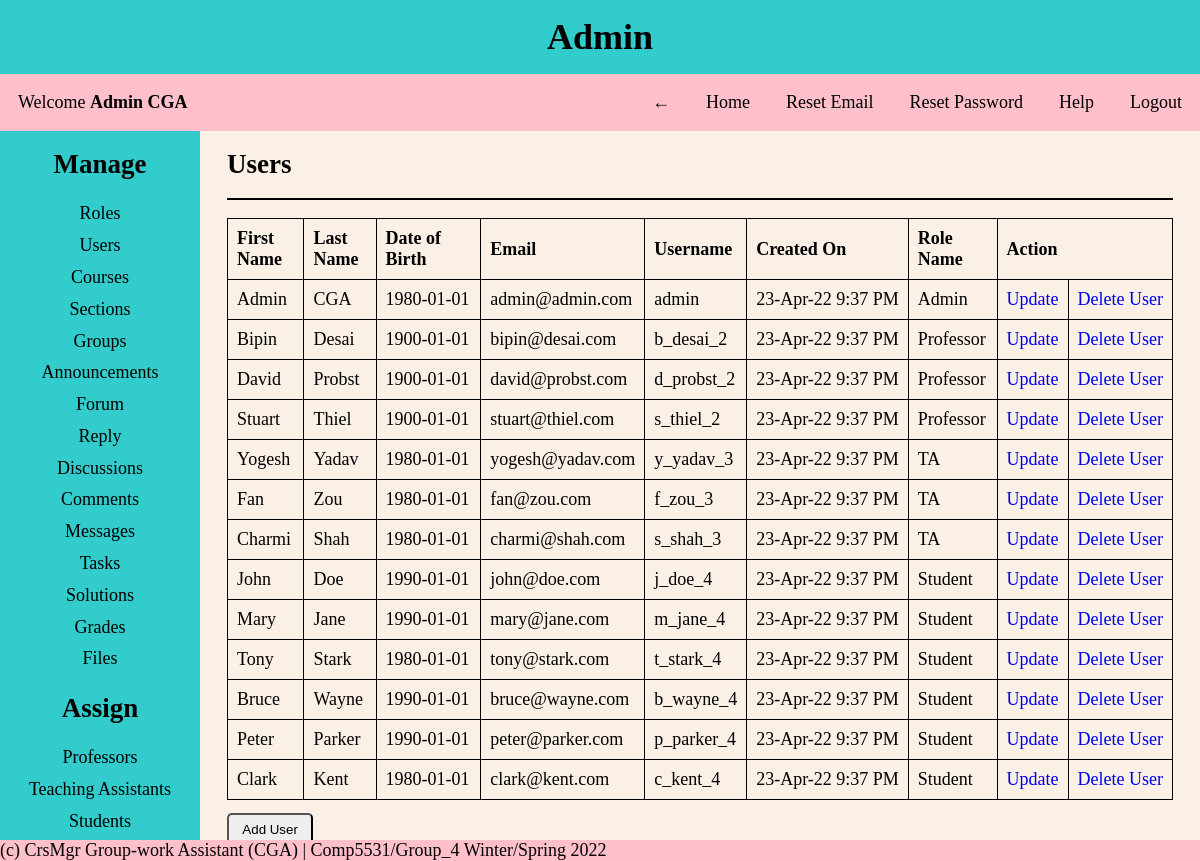
The app's page /pages/admin.php?page=users (signed in) with its own data.
### tables this page shows
CREATE TABLE Users
(
  user_id INT NOT NULL AUTO_INCREMENT PRIMARY KEY,
  first_name VARCHAR(30) NOT NULL,
  last_name VARCHAR(30) NOT NULL,
  dob DATE NOT NULL,
  email VARCHAR(30) NOT NULL UNIQUE,
  username VARCHAR(30) NOT NULL UNIQUE,
  password VARCHAR(30) NOT NULL,
  created_on DATETIME DEFAULT CURRENT_TIMESTAMP,
  first_login TINYINT NOT NULL,
  role_id INT NOT NULL,
  FOREIGN KEY (role_id) REFERENCES Roles(role_id)
);

CREATE TABLE Roles
(
  role_id INT NOT NULL AUTO_INCREMENT PRIMARY KEY,
  role_name VARCHAR(30) NOT NULL UNIQUE,
  role_description VARCHAR(255) NOT NULL
);

### helper/functions.php (called while the page is built, shortened)
<?php
function isAdmin()
{
    if (isset($_SESSION['role_id']) && $_SESSION['role_id'] == 1) {
        return true;
    }
    return false;
}
function date_convert($date)
{
    $date = strtotime($date);
    return date('d-M-y g:i A', $date);
}

### CRUD/users.php (the view, shortened to what this page needs)
<div class="content-body">
    <?php
    $query = "SELECT * FROM users as u JOIN roles as r ON u.role_id = r.role_id ORDER BY user_id ASC";
    $results = mysqli_query($conn, $query);
    ?>
    <h2>Users</h2>
    <hr>
    <table>
        <thead>
            <tr>
                <th>First Name</th>
                <th>Last Name</th>
                <th>Date of Birth</th>
                <th>Email</th>
                <th>Username</th>
                <th>Created On</th>
                <th>Role Name</th>
                <?php isAdmin() ? print '<th colspan="2">Action</th>' : '' ?>
            </tr>
        </thead>
        <tbody>
            <?php
            foreach ($results as $users) {
                $user_id = $users['user_id'];
                $first_name = $users['first_name'];
                $last_name = $users['last_name'];
                $dob = $users['dob'];
                $email = $users['email'];
                $username = $users['username'];
                $created_on = date_convert($users['created_on']);
                $role_name = $users['role_name'];
                $role_id = $users['role_id'];
            ?>
                <tr>
                    <td><?= $first_name ?></td>
                    <td><?= $last_name ?></td>
                    <td><?= $dob ?></td>
                    <td><?= $email ?></td>
                    <td><?= $username ?></td>
                    <td><?= $created_on ?></td>
                    <td><?= $role_name ?></td>
                    <?php if (isAdmin()) {
                        echo '<td><a href="?page=users&update_view=true&update_id=' . $user_id . '">Update</a></td>';
                        echo "<td><a href='?page=users&delete_id=" . $user_id . "&role_id=" . $role_id . "' onclick='return confirm(&quot;Are you sure you want to delete? &quot;)'>Delete User</a></td>";
                    } ?>
                </tr>
            <?php
            }
            ?>
        </tbody>
    </table>
    <?php if (isAdmin()) { ?>
        <a href="?page=users&add_view=true">
            <button>Add User</button>
        </a>
    <?php } ?>
</div>

### includes/header.php (shortened to what this page needs)
<?php
require_once('../helper/functions.php');
$name = $_SESSION['name'];
$role_name = $_SESSION['role_name'];
?>
<!DOCTYPE html>
<html lang="en">
<head>
    <link rel="stylesheet" href="../styles/style.css">
</head>
<body>
    <header>
        <div class="title-bar">
            <h1><?= $role_name ?></h1>
            <nav>
                <p>Welcome <b><?= $name ?></b></p>
                <ul>
                    <li><a href="javascript:history.go(-1)">&larr;</a></li>
                    <li><a href="?page=home">Home</a></li>
                    <li><a href="../auth/reset-email.php">Reset Email</a></li>
                    <li><a href="../auth/reset-password.php">Reset Password</a></li>
                    <li><a href="?page=help">Help</a></li>
                    <li><a href="../auth/logout.php">Logout</a></li>
                </ul>
            </nav>
        </div>
    </header>

### pages/admin.php (shortened to what this page needs)
<?php require("../includes/header.php"); ?>
<main>
    <div class="main-body">
        <section>
            <div class="col-left">
                <div class="main-menu">
                    <h2>Manage</h2>
                    <ul class="menu-list">
                        <li><a href="?page=roles">Roles</a></li>
                        <li><a href="?page=users">Users</a></li>
                        <li><a href="?page=courses">Courses</a></li>
                        <li><a href="?page=sections">Sections</a></li>
                        <li><a href="?page=groups">Groups</a></li>
                        <li><a href="?page=announcements">Announcements</a></li>
                        <li><a href="?page=forums">Forum</a></li>
                        <li><a href="?page=reply">Reply</a></li>
                        <li><a href="?page=discussions">Discussions</a></li>
                        <li><a href="?page=comments">Comments</a></li>
                        <li><a href="?page=messages">Messages</a></li>
                        <li><a href="?page=task">Tasks</a></li>
                        <li><a href="?page=solution">Solutions</a></li>
                        <li><a href="?page=grades">Grades</a></li>
                        <li><a href="?page=files">Files</a></li>
                    </ul>
                    <h2>Assign</h2>
                    <ul class="menu-list">
                        <li><a href="?page=assign-professors">Professors</a></li>
                        <li><a href="?page=assign-tas">Teaching Assistants</a></li>
                        <li><a href="?page=assign-students">Students</a></li>
                        <li><a href="?page=assign-group">Group Members</a></li>
                    </ul>
                </div>
            </div>
        </section>
        <section>
            <div class="col-right">
                <?php
                if (isset($_GET['page'])) {
                    $page = $_GET['page'];
                    if (file_exists("../CRUD/" . $page . ".php")) {
                        include("../CRUD/" . $page . ".php");
                    }
                } else {
                    include("../includes/home.php");
                }
                ?>
            </div>
        </section>
    </div>
</main>
<?php require("../includes/footer.php"); ?>

### includes/footer.php (shortened to what this page needs)
<footer>
    <p> (c) CrsMgr Group-work Assistant (CGA) | Comp5531/Group_4 Winter/Spring 2022</p>
</footer>
</body>
</html>

### styles/style.css (style rules this page uses)
* { margin: 0; padding: 0; box-sizing: border-box; }
body { background-color: #faf0e6; font-family: 'Times New Roman', Times, serif; font-size: large; }
li { list-style-type: none; overflow-wrap: break-word; }
a { text-decoration: none; }
header h1 { background: #33cccc; padding: 1rem 0.5rem; text-align: center; font-weight: bolder; }
nav { display: flex; align-items: center; justify-content: space-between; background-color: #ffc0cb; }
nav p { padding: 0 1em; }
nav ul { display: flex; flex-wrap: wrap; }
nav li { list-style-type: none; padding: 1em; }
nav li a { text-decoration: none; color: black; }
.main-body { display: grid; }
section { text-align: center; }
.col-left { overflow: hidden; background-color: #33cccc; padding: 1em 0; height: 84vh; }
hr { border: 1px solid black; margin: 1em 0; }
.main-menu ul { list-style-type: none; }
.menu-list { padding: 1em 0; }
.menu-list li { padding: 0.3em 0; }
.menu-list a { text-decoration: none; color: black; }
.col-right { overflow-y: scroll; text-align: left; padding: 1em; height: 84vh; }
.content-body { padding: 0 0.5em; text-align: left; }
table, th, td { border: 1px solid; border-collapse: collapse; text-align: left; padding: 0.5em; }
td { max-width: 250px; overflow: hidden; text-overflow: ellipsis; white-space: nowrap; }
button { padding: 0.5em 1em; border-radius: 5px; margin: 1em 0 auto; }
footer p { background-color: #ffc0cb; position: fixed; bottom: 0px; width: 100%; }
@media only screen and (min-width: 480px) { .main-body { grid-template-columns: 2fr 4fr; } }
@media only screen and (min-width: 768px) { .main-body { grid-template-columns: 1fr 4fr; } }
@media only screen and (min-width: 1024px) { .main-body { grid-template-columns: 1fr 5fr; } }
@media only screen and (max-height: 900px) { .col-left { overflow-y: scroll; } }

### records on screen
users: first_name "Admin", last_name "CGA", dob "1980-01-01", email "admin@admin.com", username "admin", created_on "23-Apr-22 9:37 PM", role.role_name "Admin"
users: first_name "Bipin", last_name "Desai", dob "1900-01-01", email "bipin@desai.com", username "b_desai_2", created_on "23-Apr-22 9:37 PM", role.role_name "Professor"
users: first_name "David", last_name "Probst", dob "1900-01-01", email "david@probst.com", username "d_probst_2", created_on "23-Apr-22 9:37 PM", role.role_name "Professor"
users: first_name "Stuart", last_name "Thiel", dob "1900-01-01", email "stuart@thiel.com", username "s_thiel_2", created_on "23-Apr-22 9:37 PM", role.role_name "Professor"
users: first_name "Yogesh", last_name "Yadav", dob "1980-01-01", email "yogesh@yadav.com", username "y_yadav_3", created_on "23-Apr-22 9:37 PM", role.role_name "TA"
users: first_name "Fan", last_name "Zou", dob "1980-01-01", email "fan@zou.com", username "f_zou_3", created_on "23-Apr-22 9:37 PM", role.role_name "TA"
users: first_name "Charmi", last_name "Shah", dob "1980-01-01", email "charmi@shah.com", username "s_shah_3", created_on "23-Apr-22 9:37 PM", role.role_name "TA"
users: first_name "John", last_name "Doe", dob "1990-01-01", email "john@doe.com", username "j_doe_4", created_on "23-Apr-22 9:37 PM", role.role_name "Student"
users: first_name "Mary", last_name "Jane", dob "1990-01-01", email "mary@jane.com", username "m_jane_4", created_on "23-Apr-22 9:37 PM", role.role_name "Student"
users: first_name "Tony", last_name "Stark", dob "1980-01-01", email "tony@stark.com", username "t_stark_4", created_on "23-Apr-22 9:37 PM", role.role_name "Student"
users: first_name "Bruce", last_name "Wayne", dob "1990-01-01", email "bruce@wayne.com", username "b_wayne_4", created_on "23-Apr-22 9:37 PM", role.role_name "Student"
users: first_name "Peter", last_name "Parker", dob "1990-01-01", email "peter@parker.com", username "p_parker_4", created_on "23-Apr-22 9:37 PM", role.role_name "Student"
users: first_name "Clark", last_name "Kent", dob "1980-01-01", email "clark@kent.com", username "c_kent_4", created_on "23-Apr-22 9:37 PM", role.role_name "Student"

### other values on screen
$role_name "Admin"
$name "Admin CGA"
